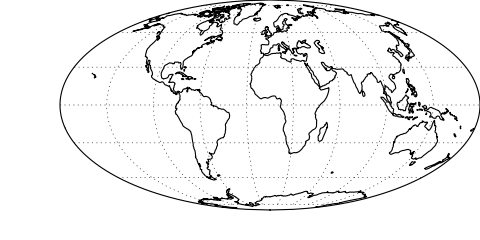

Source code (Python):
import matplotlib.pyplot as plt
import cartopy.crs as ccrs

plt.figure(figsize=(6.0, 3))
delta = 0.125
ax = plt.axes([0+delta, 0+delta, 1-delta, 1-delta], projection=ccrs.Mollweide())
#ax.set_global()
ax.coastlines()
ax.gridlines()
